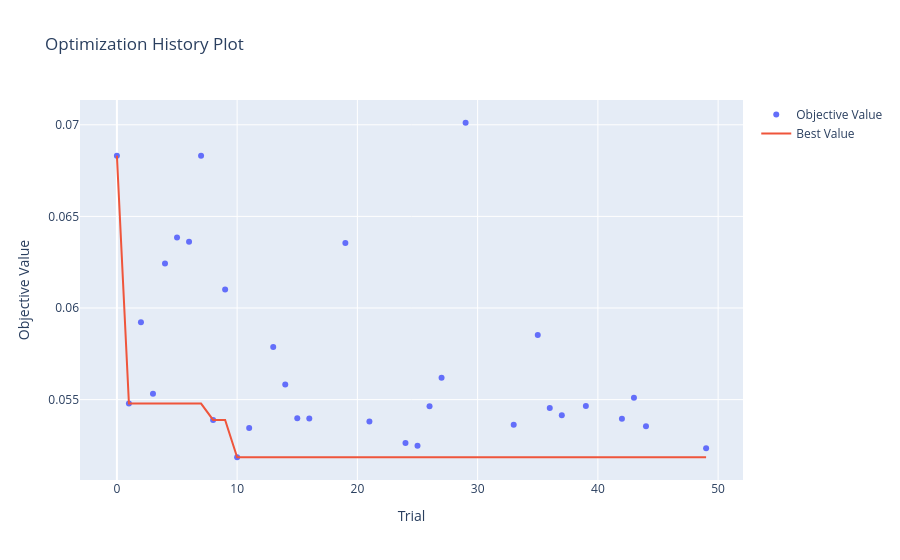
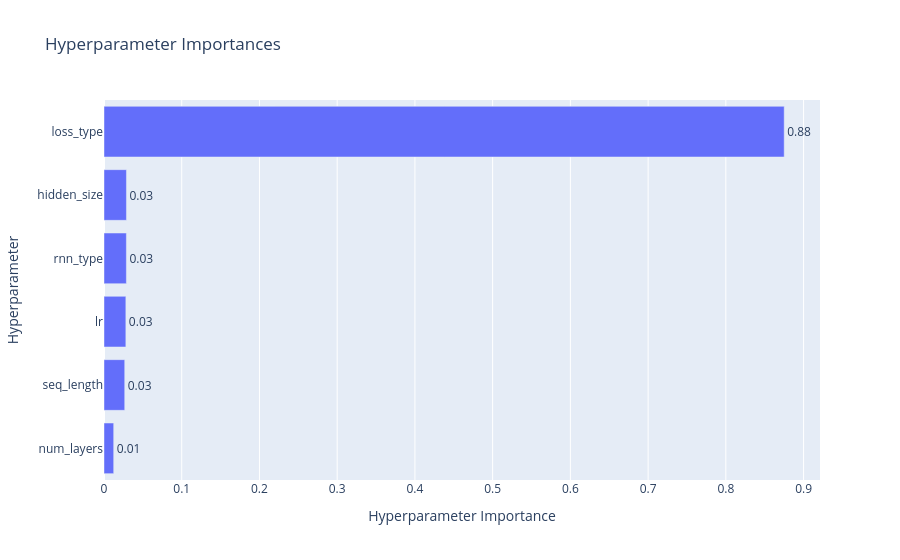

Notebook code for these charts, in order:
### Code cell
fig_history = vis.plot_optimization_history(study)
fig_history.show()

fig_importances = vis.plot_param_importances(study)
fig_importances.show()

### Figure 1 — Plotly figure (JSON) as saved in the notebook; plotly's stock layout.template omitted (floating-point values rounded to 4 significant figures)
{"data": [{"mode": "markers", "name": "Objective Value", "type": "scatter", "x": [0, 1, 2, 3, 4, 5, 6, 7, 8, 9, 10, 11, 13, 14, 15, 16, 19, 21, 24, 25, 26, 27, 29, 33, 35, 36, 37, 39, 42, 43, 44, 49], "y": [0.06832, 0.05478, 0.05923, 0.05532, 0.06243, 0.06385, 0.06362, 0.06831, 0.05389, 0.06101, 0.05185, 0.05345, 0.05788, 0.05582, 0.05398, 0.05396, 0.06355, 0.0538, 0.05263, 0.05248, 0.05464, 0.0562, 0.07011, 0.05362, 0.05853, 0.05454, 0.05415, 0.05465, 0.05395, 0.05511, 0.05355, 0.05235]}, {"mode": "lines", "name": "Best Value", "type": "scatter", "x": [0, 1, 2, 3, 4, 5, 6, 7, 8, 9, 10, 11, 12, 13, 14, 15, 16, 17, 18, 19, 20, 21, 22, 23, 24, 25, 26, 27, 28, 29, 30, 31, 32, 33, 34, 35, 36, 37, 38, 39, 40, 41, 42, 43, 44, 45, 46, 47, 48, 49], "y": [0.06832, 0.05478, 0.05478, 0.05478, 0.05478, 0.05478, 0.05478, 0.05478, 0.05389, 0.05389, 0.05185, 0.05185, 0.05185, 0.05185, 0.05185, 0.05185, 0.05185, 0.05185, 0.05185, 0.05185, 0.05185, 0.05185, 0.05185, 0.05185, 0.05185, 0.05185, 0.05185, 0.05185, 0.05185, 0.05185, 0.05185, 0.05185, 0.05185, 0.05185, 0.05185, 0.05185, 0.05185, 0.05185, 0.05185, 0.05185, 0.05185, 0.05185, 0.05185, 0.05185, 0.05185, 0.05185, 0.05185, 0.05185, 0.05185, 0.05185]}, {"marker": {"color": "#cccccc"}, "mode": "markers", "name": "Infeasible Trial", "showlegend": false, "type": "scatter", "x": [], "y": []}], "layout": {"title": {"text": "Optimization History Plot"}, "xaxis": {"title": {"text": "Trial"}}, "yaxis": {"title": {"text": "Objective Value"}}}}

### Figure 2 — Plotly figure (JSON) as saved in the notebook; plotly's stock layout.template omitted (floating-point values rounded to 4 significant figures)
{"data": [{"cliponaxis": false, "hovertemplate": ["num_layers (IntDistribution): 0.012467052865315317<extra></extra>", "seq_length (CategoricalDistribution): 0.026672308112166455<extra></extra>", "lr (FloatDistribution): 0.028113416408278143<extra></extra>", "rnn_type (CategoricalDistribution): 0.028791607068150923<extra></extra>", "hidden_size (CategoricalDistribution): 0.028882014861265213<extra></extra>", "loss_type (CategoricalDistribution): 0.8750736006848239<extra></extra>"], "name": "Objective Value", "orientation": "h", "text": ["0.01", "0.03", "0.03", "0.03", "0.03", "0.88"], "textposition": "outside", "type": "bar", "x": [0.01247, 0.02667, 0.02811, 0.02879, 0.02888, 0.8751], "y": ["num_layers", "seq_length", "lr", "rnn_type", "hidden_size", "loss_type"]}], "layout": {"title": {"text": "Hyperparameter Importances"}, "xaxis": {"title": {"text": "Hyperparameter Importance"}}, "yaxis": {"title": {"text": "Hyperparameter"}}}}
